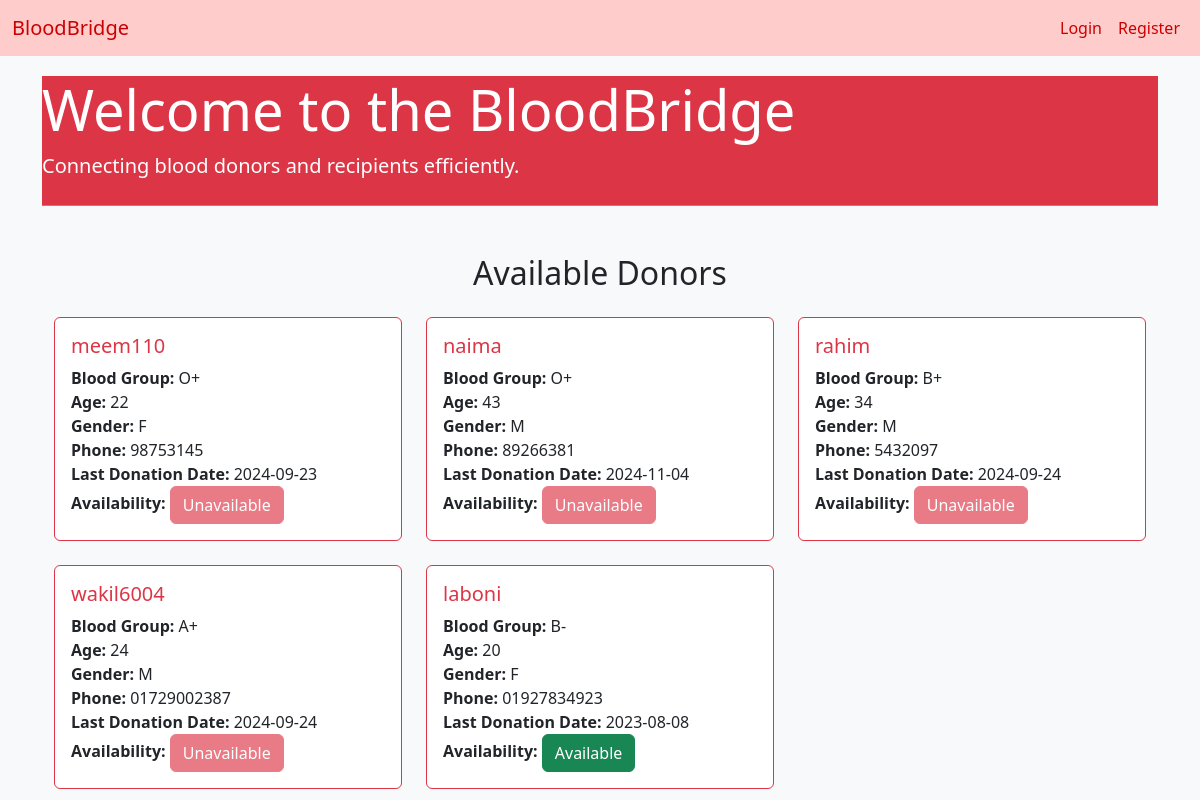
Page /request/ on the committed database.
### user/models.py (models this page shows, shortened)
class User(AbstractUser):
    phone = models.CharField(max_length=15, unique=True)
    blood_group = models.CharField(max_length=3, choices=BLOOD_GROUPS)
    last_donation_date = models.DateField(null=True, blank=True)
    age = models.PositiveIntegerField(null=True, blank=True)
    GENDER_CHOICES = (
        ('M', 'Male'),
        ('F', 'Female'),
    )
    gender = models.CharField(max_length=1, choices=GENDER_CHOICES, null=True, blank=True)
    groups = models.ManyToManyField(
        'auth.Group',
        related_name='custom_user_set',
        blank=True
    )
    user_permissions = models.ManyToManyField(
        'auth.Permission',
        related_name='custom_user_permissions_set',
        blank=True
    )
    @property
    def is_available(self):
        if not self.last_donation_date:
            return True  # If no donation has been made yet, the user is available
        return timezone.now().date() >= self.last_donation_date + timedelta(days=120)

### request/views.py (the view)
# urls.py: 2. Add a URL to urlpatterns:  path('', views.home, name='home')
def home(request):
    donors = User.objects.filter(last_donation_date__isnull=False)
    return render(request, 'request/home.html', {'donors': donors})

### request/templates/request/home.html
{% extends 'base.html' %}
{% block content %}
<div class="jumbotron bg-danger">
	<h1 class="display-4 text-white">Welcome to the BloodBridge</h1>
	<p class="lead text-white">Connecting blood donors and recipients efficiently.</p>
	<hr class="my-4 text-white">
</div>
<div class="container mt-5">
    <h2 class="mb-4 text-center text-dark">Available Donors</h2>
    <div class="row row-cols-1 row-cols-md-3 g-4">
        {% for donor in donors %}
        <div class="col">
            <div class="card h-100 border-danger">
                <div class="card-body">
                    <h5 class="card-title text-danger">{{ donor.username }}</h5>
                    <p class="card-text">
                        <strong>Blood Group:</strong> {{ donor.blood_group }}<br>
                        <strong>Age:</strong> {{ donor.age }}<br>
                        <strong>Gender:</strong> {{ donor.gender }}<br>
                        <strong>Phone:</strong> {{ donor.phone }}<br>
                        <strong>Last Donation Date:</strong> {{ donor.last_donation_date|date:"Y-m-d" }} <br>
                        <strong>Availability:</strong>
                        {% if donor.is_available %}
                            <button class="btn btn-success">Available</button>
                        {% else %}
                            <button class="btn btn-danger" disabled>Unavailable</button>
                        {% endif %}
                    </p>
                </div>
            </div>
        </div>
        {% endfor %}
    </div>
</div>
{% endblock %}

### templates/base.html (shortened to what this page needs)
<!DOCTYPE html>
<html lang="en">
<head>
    <link href="https://cdn.jsdelivr.net/npm/bootstrap@5.3.0-alpha1/dist/css/bootstrap.min.css" rel="stylesheet">
</head>
<body>
    <nav class="navbar navbar-expand-lg navbar-light">
        <div class="container-fluid">
            <a class="navbar-brand" href="/">BloodBridge</a>
            <div class="collapse navbar-collapse" id="navbarNav">
                <ul class="navbar-nav ms-auto">
                    {% if user.is_authenticated %}
                        <li class="nav-item">
                            <a class="nav-link" href="{% url 'dashboard' %}">Dashboard</a>
                        </li>
                        <li class="nav-item">
                            <a class="nav-link" href="{% url 'donor_list' %}">Filter Donor</a>
                        </li>
                        <li class="nav-item">
                            <a class="nav-link" href="{% url 'request_blood' %}">Request Blood</a>
                        </li>
                        <li class="nav-item">
                            <a class="nav-link" href="{% url 'profile' %}">Profile</a>
                        </li>
                        <li class="nav-item">
                            <a class="nav-link" href="{% url 'logout' %}">Logout</a>
                        </li>
                    {% else %}
                        <li class="nav-item">
                            <a class="nav-link" href="{% url 'login' %}">Login</a>
                        </li>
                        <li class="nav-item">
                            <a class="nav-link" href="{% url 'register' %}">Register</a>
                        </li>
                    {% endif %}
                </ul>
            </div>
        </div>
    </nav>
    <div class="container">
        {% block content %}
        {% endblock %}
    </div>
</body>
</html>

### templates/base.html (style rules this page uses)
body { background-color: #f8f9fa; }
.navbar { background-color: #ffcccc; }
.navbar-brand, .nav-link { color: #cc0000; }
.container { margin-top: 20px; }
h2 { color: #cc0000; }

### rows in the picture
User: username "meem110", blood_group "O+", age "22", gender "F", phone "98753145", last_donation_date "2024-09-23", shows "Unavailable"
User: username "naima", blood_group "O+", age "43", gender "M", phone "89266381", last_donation_date "2024-11-04", shows "Unavailable"
User: username "rahim", blood_group "B+", age "34", gender "M", phone "5432097", last_donation_date "2024-09-24", shows "Unavailable"
User: username "wakil6004", blood_group "A+", age "24", gender "M", phone "01729002387", last_donation_date "2024-09-24", shows "Unavailable"
User: username "laboni", blood_group "B-", age "20", gender "F", phone "01927834923", last_donation_date "2023-08-08", shows "Available"
